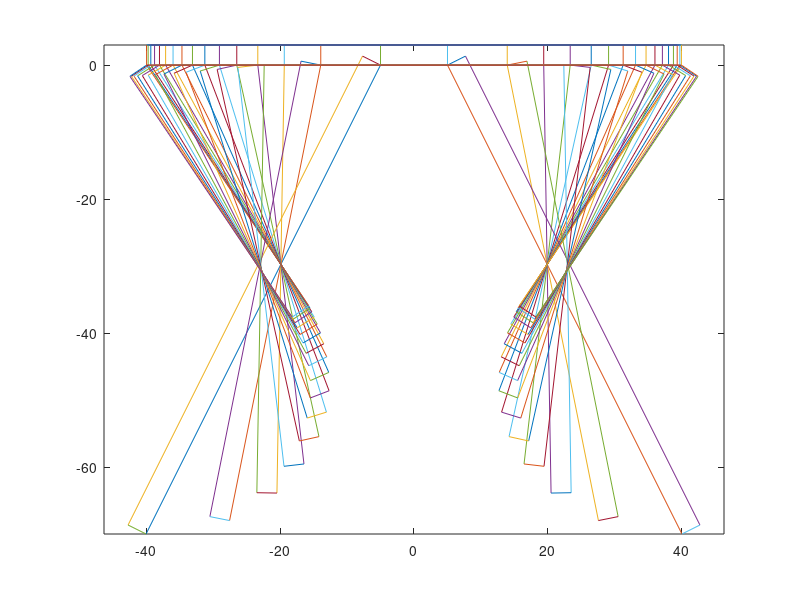

MATLAB code for this plot:
clear
Lh=83.2624;
h=70;
yuliu=5;
zcwz=45;
y=-37.5:2.5:-2.5;
x=-sqrt(40^2-y.^2);
x=[-yuliu,x];                                                                                                                                                                                                                                                                                                                                                                                                                                                                                                                                   
l=x-(-Lh);
k=Lh-yuliu-zcwz;
yo=-k*h/(Lh-yuliu);
xo=-sqrt(k^2-yo^2)+x(1);
d=sqrt((xo-x).^2+yo^2);
xx1=(xo-x).*(l-d)./d+xo;
yy1=yo.*(l-d)./d+yo;
xx2=xx1-3*(0-yy1)./(sqrt((x-xx1).^2+(yy1).^2));
yy2=yy1+3*(x-xx1)./(sqrt((x-xx1).^2+(yy1).^2));
xx3=x-3*(0-yy1)./(sqrt((x-xx1).^2+(yy1).^2));
yy3=0+3*(x-xx1)./(sqrt((x-xx1).^2+(yy1).^2));
%xx2=xx1-3*(x-xx1)./(sqrt((x-xx1).^2+(yy1).^2));
%yy2=yy1+3*(0-yy1)./(sqrt((x-xx1).^2+(yy1).^2));
%xx3=x-3*(x-xx1)./(sqrt((x-xx1).^2+(yy1).^2));
%yy3=0+3*(0-yy1)./(sqrt((x-xx1).^2+(yy1).^2));

for i=1:length(xx1)
    plot([xx1(i),x(i)],[yy1(i),0]);
    hold on
end 
for i=1:length(xx1)
    plot([xx2(i),xx3(i)],[yy2(i),yy3(i)]);
    hold on
end    
for i=1:length(xx1)
    plot([xx2(i),xx1(i)],[yy2(i),yy1(i)]);
    hold on
end    
for i=1:length(xx1)
    plot([xx3(i),x(i)],[yy3(i),0]);
    hold on
end   
for i=1:length(xx1)
    plot([-xx1(i),-x(i)],[yy1(i),0]);
    hold on
end 
for i=1:length(xx1)
    plot([-xx2(i),-xx3(i)],[yy2(i),yy3(i)]);
    hold on
end    
for i=1:length(xx1)
    plot([-xx2(i),-xx1(i)],[yy2(i),yy1(i)]);
    hold on
end    
for i=1:length(xx1)
    plot([-xx3(i),-x(i)],[yy3(i),0]);
    hold on
end 
for i=1:length(x)
    plot([-x(i),x(i)],[0,0]);hold on;
    plot([-x(i),x(i)],[3,3]);hold on;
    plot([x(i),x(i)],[0,3]);hold on;
    plot([-x(i),-x(i)],[0,3]);hold on;
end   
axis equal


